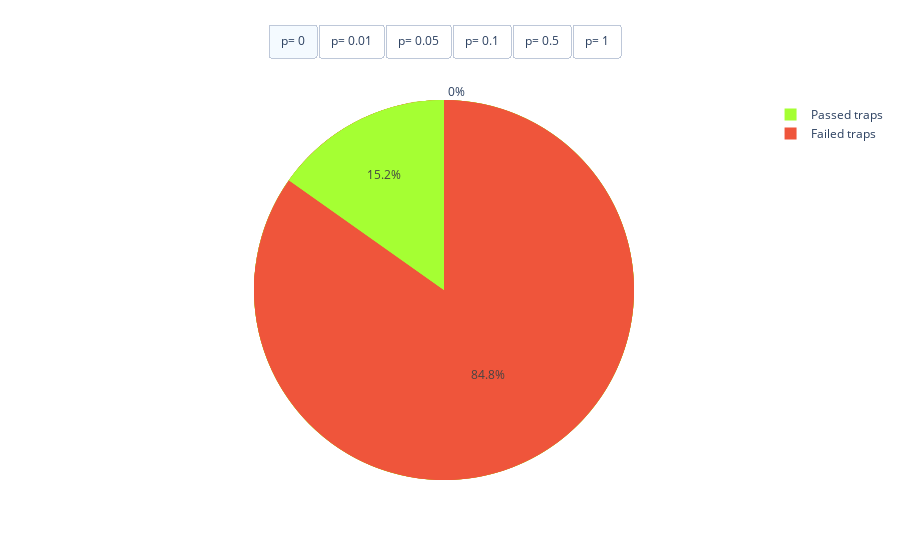

Here is the notebook cell this chart was saved with:
### Markdown cell above
### Do we accept these outcomes ???

### Code cell
# Define consistent colors for the pie chart segments
colors = ['#EF553B', '#a5ff33']  # Blue for 'Value', Red for 'Remaining'

# Create a list of pie chart traces
fig = go.Figure()

for key, value in failed_traps_histograms.items():
    fig.add_trace(go.Pie(
        labels=['Failed traps', 'Passed traps'],
        values=[value, 1 - value],
        marker=dict(colors=colors),
        name=f'Key: {key}'
    ))

# Create fixed buttons for each pie chart
fig.update_layout(
    updatemenus=[
        {
            'type': 'buttons',
            'direction': 'right',
            'x': 0.5,  # Position the buttons in the center horizontally
            'y': 1.2,  # Position above the chart
            'xanchor': 'center',
            'yanchor': 'top',
            'buttons': [
                {
                    'label': f'p= {key}',
                    'method': 'update',
                    'args': [{'visible': [i == idx for i in range(len(failed_traps_histograms))]}]
                }
                for idx, key in enumerate(failed_traps_histograms)
            ]
        }
    ]
)

# Set initial visibility (show only the first chart by default)
initial_visibility = [True] + [False] * (len(failed_traps_histograms) - 1)
fig.update_traces(visible=initial_visibility[0])

fig.show()

### Figure 1 — Plotly figure (JSON) as saved in the notebook; plotly's stock layout.template omitted (floating-point values rounded to 4 significant figures)
{"data": [{"labels": ["Failed traps", "Passed traps"], "marker": {"colors": ["#EF553B", "#a5ff33"]}, "name": "Key: 0", "type": "pie", "values": [0, 1], "visible": true}, {"labels": ["Failed traps", "Passed traps"], "marker": {"colors": ["#EF553B", "#a5ff33"]}, "name": "Key: 0.01", "type": "pie", "values": [0.039, 0.961], "visible": true}, {"labels": ["Failed traps", "Passed traps"], "marker": {"colors": ["#EF553B", "#a5ff33"]}, "name": "Key: 0.05", "type": "pie", "values": [0.141, 0.859], "visible": true}, {"labels": ["Failed traps", "Passed traps"], "marker": {"colors": ["#EF553B", "#a5ff33"]}, "name": "Key: 0.1", "type": "pie", "values": [0.254, 0.746], "visible": true}, {"labels": ["Failed traps", "Passed traps"], "marker": {"colors": ["#EF553B", "#a5ff33"]}, "name": "Key: 0.5", "type": "pie", "values": [0.77, 0.23], "visible": true}, {"labels": ["Failed traps", "Passed traps"], "marker": {"colors": ["#EF553B", "#a5ff33"]}, "name": "Key: 1", "type": "pie", "values": [0.848, 0.152], "visible": true}], "layout": {"updatemenus": [{"buttons": [{"args": [{"visible": [true, false, false, false, false, false]}], "label": "p= 0", "method": "update"}, {"args": [{"visible": [false, true, false, false, false, false]}], "label": "p= 0.01", "method": "update"}, {"args": [{"visible": [false, false, true, false, false, false]}], "label": "p= 0.05", "method": "update"}, {"args": [{"visible": [false, false, false, true, false, false]}], "label": "p= 0.1", "method": "update"}, {"args": [{"visible": [false, false, false, false, true, false]}], "label": "p= 0.5", "method": "update"}, {"args": [{"visible": [false, false, false, false, false, true]}], "label": "p= 1", "method": "update"}], "direction": "right", "type": "buttons", "x": 0.5, "xanchor": "center", "y": 1.2, "yanchor": "top"}]}}
